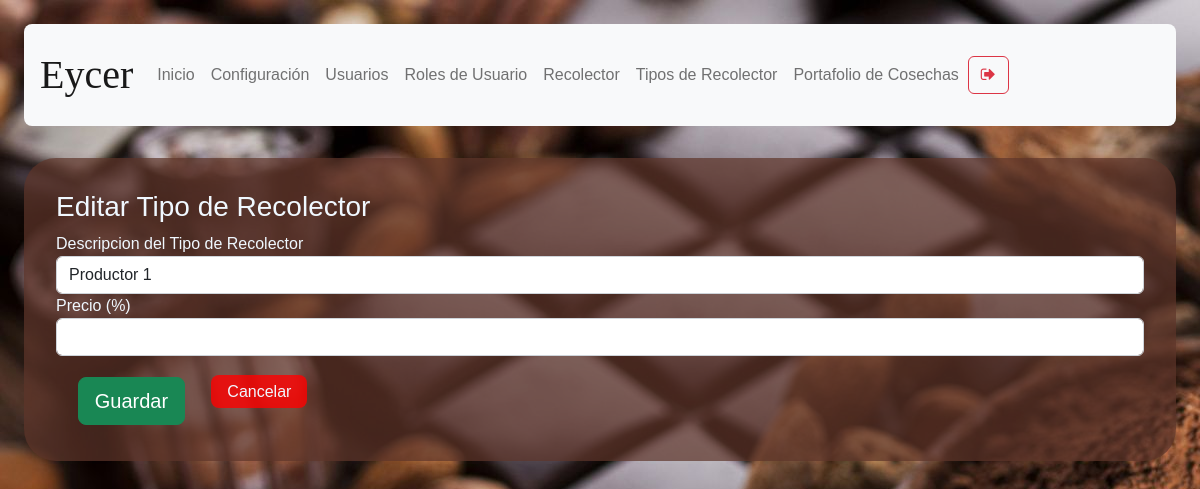
/productor-type/edit-type/1 (signed in), run on an earlier commit of the app's database.
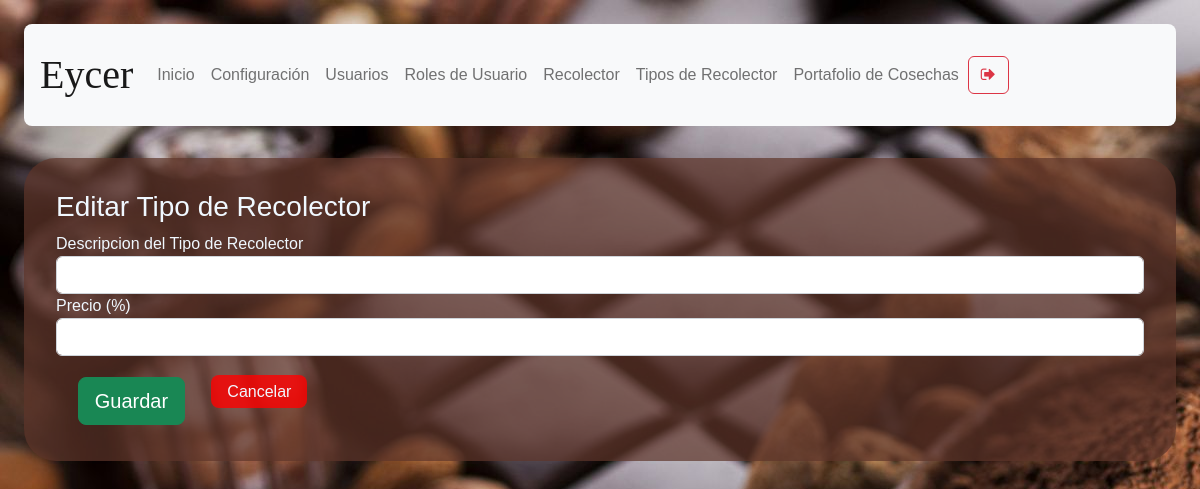
And on a later commit of the database.
### models/productor_type.py (models this page shows, shortened)
class Productor_type(db.Model):
    __tablename__ = 'productor_type'
    id = db.Column(db.Integer, primary_key = True)
    description = db.Column(db.String(50), nullable = False)

### routes/shopping_analyst.py (the view)
@shp_analyst.route('/productor-type/edit-type/<id>')
def productor_type_edit(id):
    if( not verify_permissions(session, User, allowed_rols) ):
        return redirect(url_for('auth.index'))
    productor_type = Productor_type.query.get(id)
    return render_template("productor-type-edit-type.html", type = productor_type, \
        rol = session['rol'])

### models/user.py (called while the page is built)
    def get_user_rol_by_username( self, username ):
        user_rol_id = User.query.filter_by(username = username).first().user_rol_id
        user_rol = User_rol.query.get(user_rol_id).description
        return user_rol

### utils/functions.py (called while the page is built)
def verify_permissions(session, User, allowed=['admin']):
    return 'username' in session and \
    ( allowed == 'all' or User.get_user_rol_by_username(User, session['username']) in allowed)

### templates/productor-type-edit-type.html (shortened to what this page needs)
{% extends "base.html" %}
{% block content %}
<h3>Editar Tipo de Recolector</h3>
<form method="POST" id="edit-productor-type" action="/productor-type/edit-type/save">
  <div class="form-group">
    <label>Descripcion del Tipo de Recolector</label>
    <input class="form-control" type="text" name="description" value="{{ type.description }}" required/>
    <label>Precio (%)</label>
    <input class="form-control" type="number" value="{{ type.price }}" step=".01" required/>
  </div>
<button type="submit" class="btn btn-success btn-lg mb-1">Guardar</button>
<a class="abord" href="/productor-type">Cancelar</a>
</form>
{% endblock %}

What changed in the data, as far as the page shows it:
no longer on this page (row edited): Productor_type: description "Productor 1"
